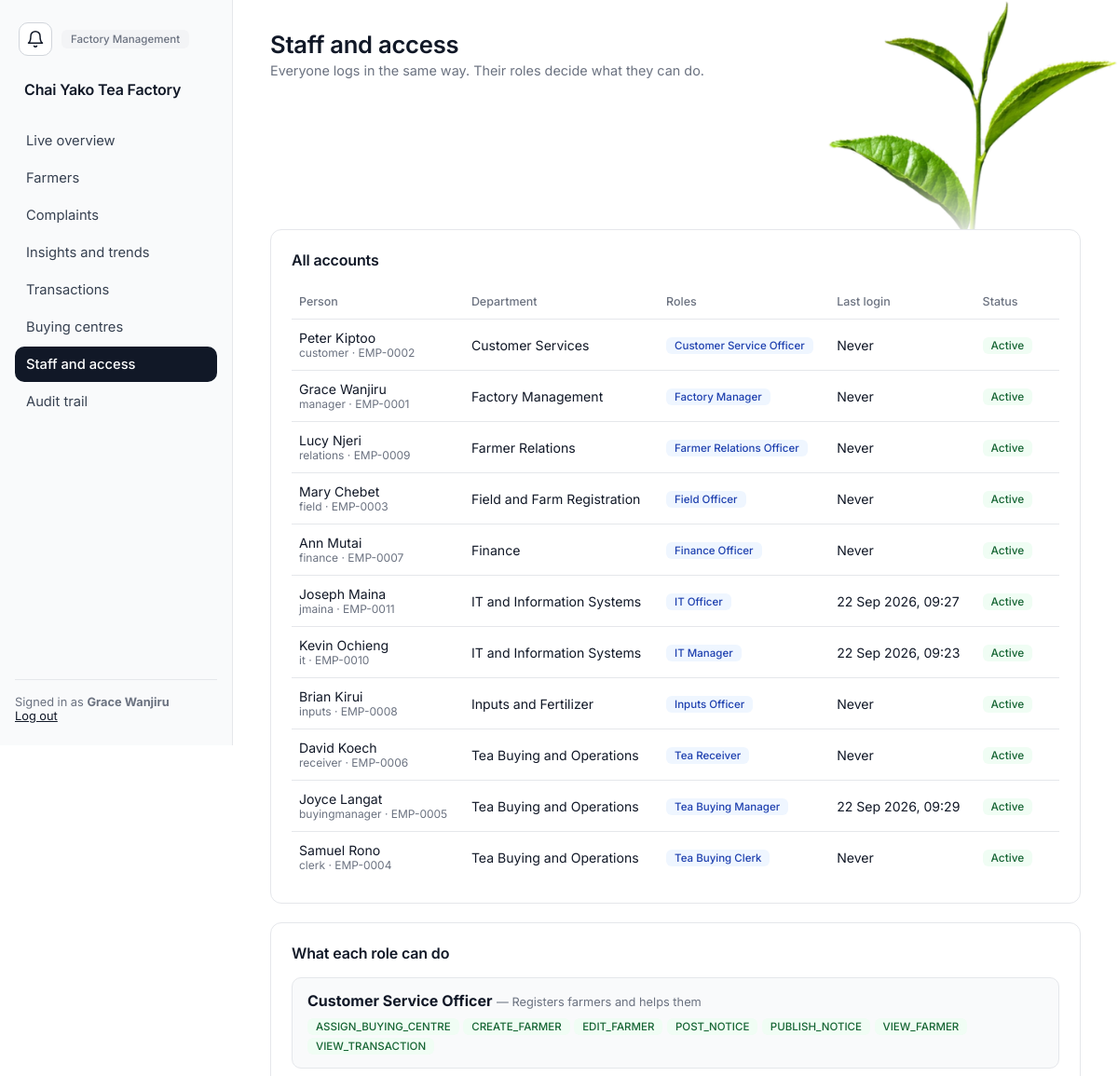
The app's page /admin/staff (signed in, upper part), older data.
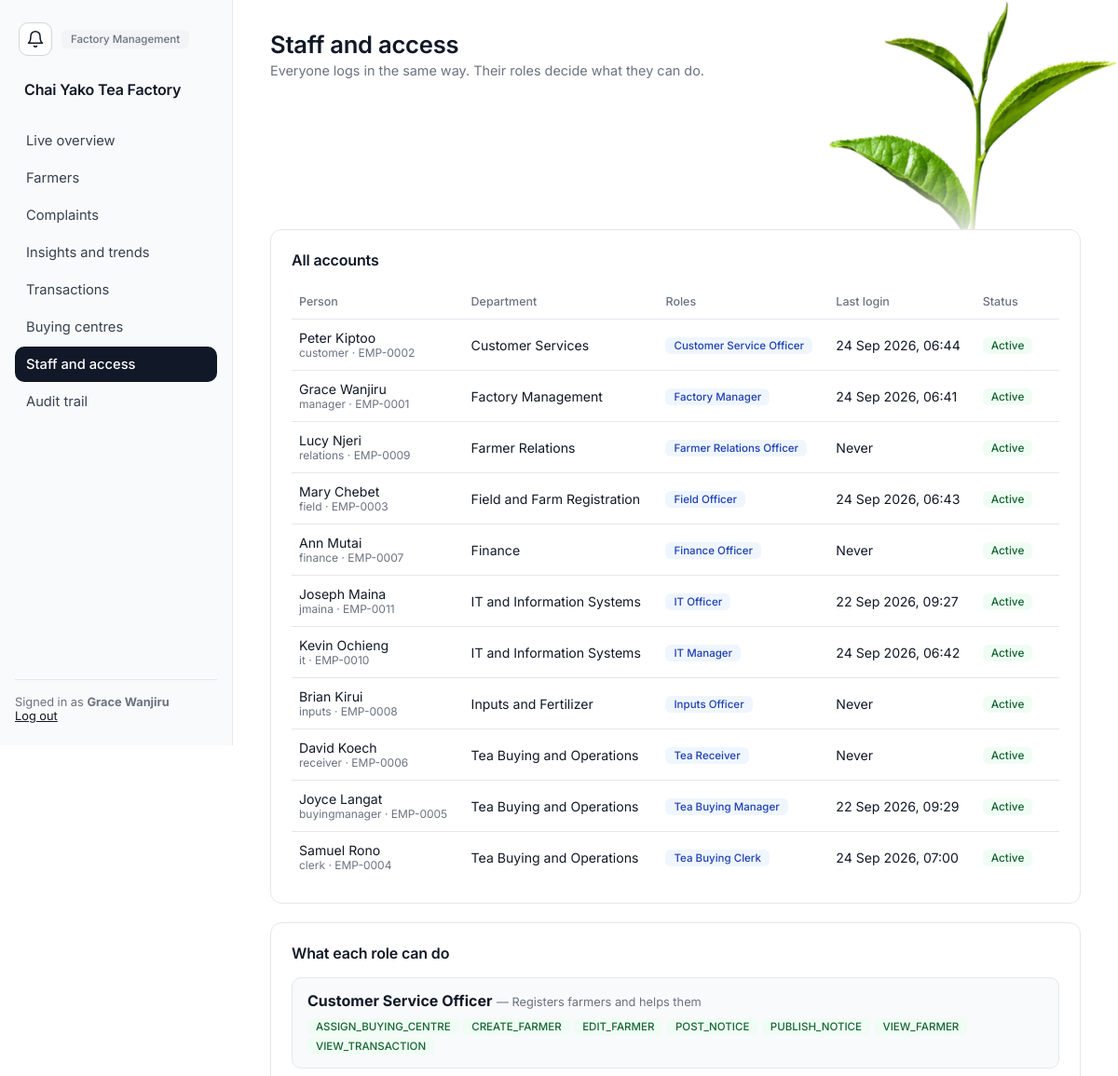
The same page, newer data.
### app/models.py (models this page shows, shortened)
class User(UserMixin, db.Model):
    __tablename__ = "users"
    id = db.Column(db.Integer, primary_key=True)
    employee_id = db.Column(db.Integer, db.ForeignKey("employees.id"), unique=True, nullable=False)
    username = db.Column(db.String(80), unique=True, nullable=False)
    password_hash = db.Column(db.String(255), nullable=False)
    pin_hash = db.Column(db.String(255))
    status = db.Column(db.String(20), nullable=False, default="ACTIVE")
    last_login_at = db.Column(db.DateTime)
    created_at = db.Column(db.DateTime, nullable=False, default=utcnow)
    updated_at = db.Column(db.DateTime, nullable=False, default=utcnow, onupdate=utcnow)
    employee = db.relationship("Employee", back_populates="user")
    @property
    def is_active(self):
        return self.status == "ACTIVE" and self.employee.status == "ACTIVE"
    @property
    def full_name(self):
        return self.employee.full_name
    @property
    def department(self):
        return self.employee.department

class Employee(db.Model):
    __tablename__ = "employees"
    id = db.Column(db.Integer, primary_key=True)
    employee_number = db.Column(db.String(30), unique=True, nullable=False)
    first_name = db.Column(db.String(80), nullable=False)
    last_name = db.Column(db.String(80), nullable=False)
    phone = db.Column(db.String(30))
    email = db.Column(db.String(120))
    department_id = db.Column(db.Integer, db.ForeignKey("departments.id"), nullable=False, index=True)
    status = db.Column(db.String(20), nullable=False, default="ACTIVE")
    created_at = db.Column(db.DateTime, nullable=False, default=utcnow)
    updated_at = db.Column(db.DateTime, nullable=False, default=utcnow, onupdate=utcnow)
    department = db.relationship("Department", back_populates="employees")
    roles = db.relationship("Role", secondary=employee_roles, back_populates="employees")
    user = db.relationship("User", back_populates="employee", uselist=False)
    @property
    def full_name(self):
        return f"{self.first_name} {self.last_name}"

class Department(db.Model):
    __tablename__ = "departments"
    id = db.Column(db.Integer, primary_key=True)
    name = db.Column(db.String(100), unique=True, nullable=False)
    description = db.Column(db.String(255))
    status = db.Column(db.String(20), nullable=False, default="ACTIVE")
    created_at = db.Column(db.DateTime, nullable=False, default=utcnow)
    updated_at = db.Column(db.DateTime, nullable=False, default=utcnow, onupdate=utcnow)
    employees = db.relationship("Employee", back_populates="department")

### app/admin.py (the view)
@admin_bp.route("/staff")
@permission_required("VIEW_STAFF")
def staff():
    users = (User.query
             .join(Employee, Employee.id == User.employee_id)
             .join(Department, Department.id == Employee.department_id)
             .order_by(Department.name, Employee.last_name, Employee.first_name).all())
    return render_template("admin/staff.html", users=users,
                           departments=Department.query.order_by(Department.name).all(),
                           roles=Role.query.order_by(Role.name).all())

### app/navigation.py (called while the page is built)
def home_endpoint(user):
    for permission, endpoint in _HOME:
        if has_permission(user, permission):
            return endpoint
    return "notices.board"          # an account with no working role still gets somewhere

def nav_items(user):
    allowed = [(endpoint, label) for endpoint, label, rule in _NAV
               if rule(lambda name: has_permission(user, name))]
    home = home_endpoint(user)
    allowed.sort(key=lambda item: item[0] != home)      # stable: only the home item moves up
    return allowed

def home_url(user):
    return url_for(home_endpoint(user))

### app/permissions.py (called while the page is built)
def role_permission_names(user):
    cache = g.setdefault("_role_permissions", {})
    if user.id not in cache:
        cache[user.id] = {
            permission.name
            for role in user.employee.roles if role.status == "ACTIVE"
            for permission in role.permissions
        }
    return cache[user.id]

def has_permission(user, name):
    return permission_source(user, name) is not None

### app/timeutil.py (called while the page is built)
def utcnow():
    return datetime.now(timezone.utc).replace(tzinfo=None)

def to_eat(moment):
    return moment + EAT_OFFSET if moment else None

### app/templates/admin/staff.html (shortened to what this page needs)
{% extends "layout/base.html" %}
{% block content %}
<div class="topbar">
  <div class="greeting"><h1>Staff and access</h1><p>Everyone logs in the same way. Their roles decide what they can do.</p></div>
</div>
<div class="card mb">
  <div class="card-header"><h3>All accounts</h3></div>
  <div class="table-scroll">
  <table>
    <thead><tr><th>Person</th><th>Department</th><th>Roles</th><th>Last login</th><th>Status</th><th></th></tr></thead>
    <tbody>
      {% for u in users %}
      <tr>
        <td>{{ u.full_name }}<div class="muted" style="font-size:0.75rem;">{{ u.username }} · {{ u.employee.employee_number }}</div></td>
        <td>{{ u.employee.department.name }}</td>
        <td style="max-width:260px;">
          {% for r in u.employee.roles %}<span class="tag tag-staff">{{ r.name }}</span> {% endfor %}
        </td>
        <td>{{ u.last_login_at|eat if u.last_login_at else 'Never' }}</td>
        <td><span class="badge {{ 'badge-good' if u.is_active else 'badge-damaged' }}">{{ 'Active' if u.is_active else 'Deactivated' }}</span></td>
        <td>
        </td>
      </tr>
      {% endfor %}
    </tbody>
  </table>
  </div>
</div>
<div class="card">
  <div class="card-header"><h3>What each role can do</h3></div>
  {% for r in roles %}
  <div class="note-card">
    <strong>{{ r.name }}</strong> <span class="muted" style="font-size:0.8rem;">— {{ r.description }}</span>
    <div style="margin-top:6px;">{% for p in r.permissions|sort(attribute='name') %}<span class="tag tag-public" title="{{ p.description }}">{{ p.name }}</span> {% endfor %}</div>
  </div>
  {% endfor %}
</div>
{% endblock %}

Row changes from the older to the newer data that the page shows:
changed User "customer": last_login_at|eat "Never" → "24 Sep 2026, 06:44"
changed User "manager": last_login_at|eat "Never" → "24 Sep 2026, 06:41"
changed User "field": last_login_at|eat "Never" → "24 Sep 2026, 06:43"
changed User "it": last_login_at|eat "22 Sep 2026, 09:23" → "24 Sep 2026, 06:42"
changed User "clerk": last_login_at|eat "Never" → "24 Sep 2026, 07:00"
